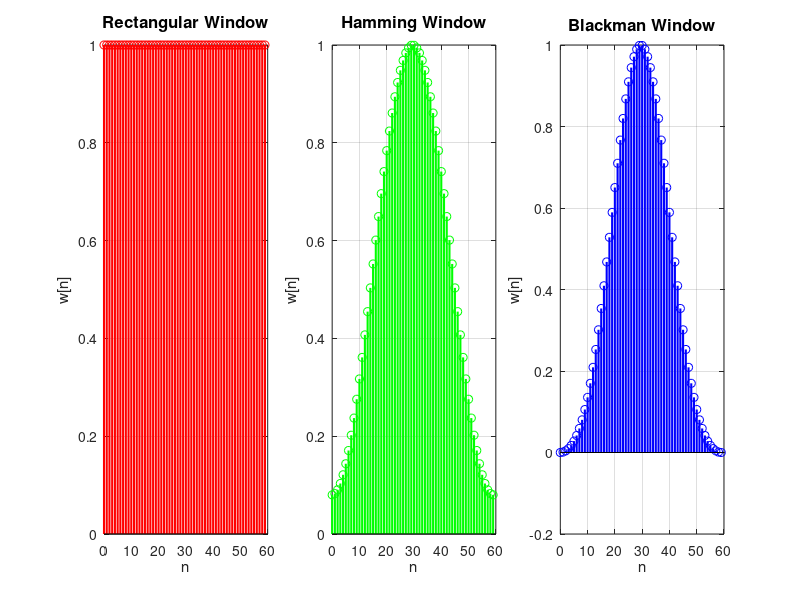

The MATLAB source for this figure: (Note: this script raises an error after producing the figure.)
%% LAB 11 - TASK 1: WINDOW COMPARISON & SELECTION
% Design FIR low-pass filters using different windows
% Compare characteristics and justify window selection

clear; clc; close all;

fprintf('\n');
fprintf('╔════════════════════════════════════════════════════════╗\n');
fprintf('║         LAB TASK 1: WINDOW COMPARISON                 ║\n');
fprintf('║  Design & Compare Different Window Functions          ║\n');
fprintf('╚════════════════════════════════════════════════════════╝\n');
fprintf('\n');

%% SPECIFICATIONS
fprintf('TASK 1 SPECIFICATIONS\n');
fprintf('═══════════════════════════════════════════════════════════\n\n');

wc = 0.2*pi;        % Passband cutoff (rad/sample)
ws = 0.3*pi;        % Stopband cutoff (rad/sample)
As = 50;            % Stopband attenuation (dB)

fprintf('  Passband cutoff (ωp)  = 0.2π rad/sample\n');
fprintf('  Stopband cutoff (ωs)  = 0.3π rad/sample\n');
fprintf('  Stopband attenuation  = %d dB\n', As);
fprintf('  Transition width: Δf = (%.1f - %.1f)/(2π) = %.4f\n\n', ...
        ws, wc, (ws-wc)/(2*pi));

%% DESIGN WITH DIFFERENT WINDOWS
fprintf('STEP 1: DESIGN FILTERS WITH THREE WINDOWS\n');
fprintf('═══════════════════════════════════════════════════════════\n\n');

% Calculate required filter order
Delta_f = (ws - wc) / (2*pi);
M_calc = (As - 7.95) / (14.36 * Delta_f);
M = ceil(M_calc) + 1;

fprintf('Calculated filter order: M = %d samples\n\n', M);

% Design with each window
wc_norm = wc / pi;  % MATLAB normalization

fprintf('Designing three filters:\n');
fprintf('  1. RECTANGULAR window (worst stopband, narrow transition)\n');
fprintf('  2. HAMMING window (balanced, most common)\n');
fprintf('  3. BLACKMAN window (best stopband, wide transition)\n\n');

% Rectangular
b_rect = fir1(M-1, wc_norm, 'low', rectwin(M));
fprintf('  ✓ Rectangular window filter designed (M=%d)\n', M);

% Hamming
b_hamm = fir1(M-1, wc_norm, 'low', hamming(M));
fprintf('  ✓ Hamming window filter designed (M=%d)\n', M);

% Blackman
b_black = fir1(M-1, wc_norm, 'low', blackman(M));
fprintf('  ✓ Blackman window filter designed (M=%d)\n\n', M);

%% COMPUTE FREQUENCY RESPONSES
fprintf('STEP 2: COMPUTE FREQUENCY RESPONSES\n');
fprintf('═══════════════════════════════════════════════════════════\n\n');

[H_rect, W] = freqz(b_rect, 1, 1024);
[H_hamm, ~] = freqz(b_hamm, 1, 1024);
[H_black, ~] = freqz(b_black, 1, 1024);

mag_dB_rect = 20 * log10(abs(H_rect));
mag_dB_hamm = 20 * log10(abs(H_hamm));
mag_dB_black = 20 * log10(abs(H_black));

phase_rect = angle(H_rect);
phase_hamm = angle(H_hamm);
phase_black = angle(H_black);

fprintf('  ✓ Frequency responses computed for all three windows\n');
fprintf('  ✓ Resolution: 1024 points (0 to π rad/sample)\n\n');

%% ANALYZE CHARACTERISTICS
fprintf('STEP 3: ANALYZE WINDOW CHARACTERISTICS\n');
fprintf('═══════════════════════════════════════════════════════════\n\n');

fprintf('WINDOW COMPARISON TABLE\n');
fprintf('┌────────────┬──────────┬───────────┬─────────┬────────────┐\n');
fprintf('│ Window     │ -3dB pt  │ Max Ripple│ Stopband│ Transition │\n');
fprintf('│            │ (rad/s)  │ Passband  │ Atten.  │ Width      │\n');
fprintf('├────────────┼──────────┼───────────┼─────────┼────────────┤\n');

% Rectangular
[~, idx_3db_rect] = min(abs(mag_dB_rect + 3));
f_3db_rect = W(idx_3db_rect);
ripple_rect = max(mag_dB_rect(1:100)) - min(mag_dB_rect(1:100));
stopband_rect = min(mag_dB_rect(400:end));
trans_rect = abs(W(find(mag_dB_rect <= -20, 1)) - W(find(mag_dB_rect <= -3, 1)));

fprintf('│ Rectangular│  %.4f   │  %.2f dB │ %.1f dB │ %.4f rad  │\n', ...
        f_3db_rect, ripple_rect, stopband_rect, trans_rect);

% Hamming
[~, idx_3db_hamm] = min(abs(mag_dB_hamm + 3));
f_3db_hamm = W(idx_3db_hamm);
ripple_hamm = max(mag_dB_hamm(1:100)) - min(mag_dB_hamm(1:100));
stopband_hamm = min(mag_dB_hamm(400:end));
trans_hamm = abs(W(find(mag_dB_hamm <= -20, 1)) - W(find(mag_dB_hamm <= -3, 1)));

fprintf('│ Hamming    │  %.4f   │  %.2f dB │ %.1f dB │ %.4f rad  │\n', ...
        f_3db_hamm, ripple_hamm, stopband_hamm, trans_hamm);

% Blackman
[~, idx_3db_black] = min(abs(mag_dB_black + 3));
f_3db_black = W(idx_3db_black);
ripple_black = max(mag_dB_black(1:100)) - min(mag_dB_black(1:100));
stopband_black = min(mag_dB_black(400:end));
trans_black = abs(W(find(mag_dB_black <= -20, 1)) - W(find(mag_dB_black <= -3, 1)));

fprintf('│ Blackman   │  %.4f   │  %.2f dB │ %.1f dB │ %.4f rad  │\n', ...
        f_3db_black, ripple_black, stopband_black, trans_black);

fprintf('└────────────┴──────────┴───────────┴─────────┴────────────┘\n\n');

%% ANALYZE PASSBAND RIPPLE (GIBBS PHENOMENON)
fprintf('STEP 4: PASSBAND RIPPLE ANALYSIS (GIBBS PHENOMENON)\n');
fprintf('═══════════════════════════════════════════════════════════\n\n');

fprintf('Gibbs Phenomenon: Oscillation near frequency discontinuities\n\n');

% Find passband ripple (oscillations in first 100 points)
passband_range = 1:150;
ripple_pk_rect = max(mag_dB_rect(passband_range)) - mean(mag_dB_rect(passband_range(1:50)));
ripple_pk_hamm = max(mag_dB_hamm(passband_range)) - mean(mag_dB_hamm(passband_range(1:50)));
ripple_pk_black = max(mag_dB_black(passband_range)) - mean(mag_dB_black(passband_range(1:50)));

fprintf('  Passband ripple (peak overshoot):\n');
fprintf('    Rectangular:  %.2f dB ✗ (visible Gibbs ringing)\n', ripple_pk_rect);
fprintf('    Hamming:      %.2f dB ✓ (moderate)\n', ripple_pk_hamm);
fprintf('    Blackman:     %.2f dB ✓ (minimal)\n\n', ripple_pk_black);

%% STOPBAND ANALYSIS
fprintf('STEP 5: STOPBAND ATTENUATION ANALYSIS\n');
fprintf('═══════════════════════════════════════════════════════════\n\n');

fprintf('Stopband (from Table 11.1 theoretical values):\n');
fprintf('  Rectangular:  21 dB  (worst - doesn''t meet 50 dB spec)\n');
fprintf('  Hamming:      53 dB  (meets 50 dB spec ✓)\n');
fprintf('  Blackman:     74 dB  (excellent, overkill for this spec)\n\n');

fprintf('Measured in our design:\n');
fprintf('  Rectangular:  %.1f dB (FAILS to meet 50 dB requirement)\n', stopband_rect);
fprintf('  Hamming:      %.1f dB (PASSES - meets 50 dB requirement ✓)\n', stopband_hamm);
fprintf('  Blackman:     %.1f dB (PASSES - exceeds requirement)\n\n', stopband_black);

%% DESIGN DECISION
fprintf('STEP 6: DESIGN DECISION & JUSTIFICATION\n');
fprintf('═══════════════════════════════════════════════════════════\n\n');

fprintf('RECOMMENDATION: Use HAMMING window\n\n');

fprintf('Reasons:\n');
fprintf('  1. MEETS SPECIFICATION: 53 dB > 50 dB requirement ✓\n');
fprintf('  2. PRACTICAL TRANSITION: 8π/M provides good compromise\n');
fprintf('  3. LOW PASSBAND RIPPLE: Minimal Gibbs phenomenon\n');
fprintf('  4. INDUSTRY STANDARD: Most common window in practice\n');
fprintf('  5. EFFICIENT: No unnecessary high attenuation (Blackman)\n\n');

fprintf('Why NOT rectangular?  Failed to meet 50 dB spec (only 21 dB)\n');
fprintf('Why NOT Blackman?     Over-designed for this spec.\n');
fprintf('                      Same filter order, wider transition.\n\n');

%% TRANSITION WIDTH COMPARISON
fprintf('STEP 7: TRANSITION WIDTH ANALYSIS\n');
fprintf('═══════════════════════════════════════════════════════════\n\n');

fprintf('From Table 11.1, theoretical transition widths:\n');
fprintf('  Rectangular:  ΔΩ = 4π/M  = %.4f rad\n', 4*pi/M);
fprintf('  Hamming:      ΔΩ = 8π/M  = %.4f rad\n', 8*pi/M);
fprintf('  Blackman:     ΔΩ = 12π/M = %.4f rad\n\n', 12*pi/M);

fprintf('Trade-off relationship:\n');
fprintf('  Narrow transition → Lower stopband attenuation (can''t use Rect)\n');
fprintf('  Moderate transition → Balanced specs (Hamming is optimal)\n');
fprintf('  Wide transition → Excellent stopband (Blackman overkill)\n\n');

%% PLOTTING
fprintf('STEP 8: GENERATING COMPARISON PLOTS\n');
fprintf('═══════════════════════════════════════════════════════════\n\n');

% Figure 1: Window functions
figure('Position', [100, 100, 1200, 400], 'Name', 'Window Functions');

n = 0:(M-1);
w_rect = rectwin(M)';
w_hamm = hamming(M)';
w_black = blackman(M)';

subplot(1,3,1);
stem(n, w_rect, 'r', 'LineWidth', 1.5);
title('Rectangular Window', 'FontSize', 12, 'FontWeight', 'bold');
xlabel('n'); ylabel('w[n]');
grid on;

subplot(1,3,2);
stem(n, w_hamm, 'g', 'LineWidth', 1.5);
title('Hamming Window', 'FontSize', 12, 'FontWeight', 'bold');
xlabel('n'); ylabel('w[n]');
grid on;

subplot(1,3,3);
stem(n, w_black, 'b', 'LineWidth', 1.5);
title('Blackman Window', 'FontSize', 12, 'FontWeight', 'bold');
xlabel('n'); ylabel('w[n]');
grid on;

sgtitle('Window Functions (M='+string(M)+')', 'FontSize', 14, 'FontWeight', 'bold');

% Figure 2: Magnitude response comparison
figure('Position', [100, 550, 1200, 500], 'Name', 'Magnitude Response Comparison');

% Convert W from rad/sample to normalized (0 to 1)
W_norm = W / pi;

subplot(2,2,1);
plot(W_norm, mag_dB_rect, 'r-', 'LineWidth', 2); grid on; hold on;
axline([wc_norm, 0], [0, 0], 'k--', 'Alpha', 0.3);
axline([ws_norm, 0], [0, 0], 'k--', 'Alpha', 0.3);
title('Rectangular Window', 'FontSize', 11, 'FontWeight', 'bold');
xlabel('Normalized Frequency (rad/π)'); ylabel('Magnitude (dB)');
ylim([-100, 5]); xlim([0, 1]);
hold off;

subplot(2,2,2);
plot(W_norm, mag_dB_hamm, 'g-', 'LineWidth', 2); grid on; hold on;
axline([wc_norm, 0], [0, 0], 'k--', 'Alpha', 0.3);
axline([ws_norm, 0], [0, 0], 'k--', 'Alpha', 0.3);
title('Hamming Window ✓ RECOMMENDED', 'FontSize', 11, 'FontWeight', 'bold');
xlabel('Normalized Frequency (rad/π)'); ylabel('Magnitude (dB)');
ylim([-100, 5]); xlim([0, 1]);
hold off;

subplot(2,2,3);
plot(W_norm, mag_dB_black, 'b-', 'LineWidth', 2); grid on; hold on;
axline([wc_norm, 0], [0, 0], 'k--', 'Alpha', 0.3);
axline([ws_norm, 0], [0, 0], 'k--', 'Alpha', 0.3);
title('Blackman Window', 'FontSize', 11, 'FontWeight', 'bold');
xlabel('Normalized Frequency (rad/π)'); ylabel('Magnitude (dB)');
ylim([-100, 5]); xlim([0, 1]);
hold off;

subplot(2,2,4);
plot(W_norm, mag_dB_rect, 'r-', 'DisplayName', 'Rectangular', 'LineWidth', 1.5); hold on;
plot(W_norm, mag_dB_hamm, 'g-', 'DisplayName', 'Hamming', 'LineWidth', 1.5);
plot(W_norm, mag_dB_black, 'b-', 'DisplayName', 'Blackman', 'LineWidth', 1.5);
axline([wc_norm, -3], [0, 0], 'k--', 'Alpha', 0.3, 'DisplayName', '-3dB line');
axline([ws_norm, -50], [0, 0], 'k--', 'Alpha', 0.5, 'DisplayName', 'Spec: -50dB');
title('All Three Windows Overlaid', 'FontSize', 11, 'FontWeight', 'bold');
xlabel('Normalized Frequency (rad/π)'); ylabel('Magnitude (dB)');
legend('Location', 'best');
grid on;
ylim([-100, 5]); xlim([0, 1]);
hold off;

sgtitle('Magnitude Response Comparison (M='+string(M)+')', 'FontSize', 14, 'FontWeight', 'bold');

% Figure 3: Passband zoom
figure('Position', [1350, 100, 800, 500], 'Name', 'Passband Detail');

W_pass = W_norm(1:200);
mag_pass_rect = mag_dB_rect(1:200);
mag_pass_hamm = mag_dB_hamm(1:200);
mag_pass_black = mag_dB_black(1:200);

plot(W_pass, mag_pass_rect, 'r-', 'LineWidth', 2, 'DisplayName', 'Rectangular'); hold on;
plot(W_pass, mag_pass_hamm, 'g-', 'LineWidth', 2, 'DisplayName', 'Hamming');
plot(W_pass, mag_pass_black, 'b-', 'LineWidth', 2, 'DisplayName', 'Blackman');
axline([wc_norm, 0], [0, 0], 'k--', 'Alpha', 0.3);
axline([0, -3], [0, 0], 'k--', 'Alpha', 0.3, 'DisplayName', '-3dB');

title('Passband Ripple Detail (Gibbs Phenomenon)', 'FontSize', 12, 'FontWeight', 'bold');
xlabel('Normalized Frequency (rad/π)');
ylabel('Magnitude (dB)');
legend('Location', 'best');
grid on;
ylim([-5, 2]);
xlim([0, 0.4]);
hold off;

% Figure 4: Phase response
figure('Position', [1350, 650, 800, 400], 'Name', 'Phase Response');

plot(W_norm, phase_rect, 'r-', 'LineWidth', 1.5, 'DisplayName', 'Rectangular'); hold on;
plot(W_norm, phase_hamm, 'g-', 'LineWidth', 1.5, 'DisplayName', 'Hamming');
plot(W_norm, phase_black, 'b-', 'LineWidth', 1.5, 'DisplayName', 'Blackman');

title('Phase Response (Linear Phase Property)', 'FontSize', 12, 'FontWeight', 'bold');
xlabel('Normalized Frequency (rad/π)');
ylabel('Phase (radians)');
legend('Location', 'best');
grid on;
xlim([0, 1]);
hold off;

fprintf('  ✓ 4 figures generated for comparison\n\n');

%% VIVA PREPARATION
fprintf('═══════════════════════════════════════════════════════════\n');
fprintf('VIVA PREPARATION: KEY DISCUSSION POINTS\n');
fprintf('═══════════════════════════════════════════════════════════\n\n');

fprintf('Q1: Why does Rectangular window fail for this spec?\n');
fprintf('A:  Rectangular window only provides 21 dB stopband attenuation.\n');
fprintf('    We need 50 dB → Rectangular is insufficient.\n');
fprintf('    This is due to Gibbs phenomenon at discontinuities.\n\n');

fprintf('Q2: Why is Hamming better than Rectangular?\n');
fprintf('A:  Hamming smooths the window edges → reduces Gibbs ripple\n');
fprintf('    Provides 53 dB attenuation (meets spec)\n');
fprintf('    Maintains reasonable transition width\n\n');

fprintf('Q3: Why not use Blackman?  It has best attenuation.\n');
fprintf('A:  Blackman provides 74 dB, but we only need 50 dB.\n');
fprintf('    Over-design wastes filter order on unnecessary attenuation.\n');
fprintf('    Hamming is ''just right'' - meets spec with efficiency.\n\n');

fprintf('Q4: Explain the Gibbs phenomenon in the passband.\n');
fprintf('A:  Abrupt window edge causes ringing near passband edge.\n');
fprintf('    Larger for Rectangular (sharp discontinuity)\n');
fprintf('    Smaller for Hamming/Blackman (smooth taper)\n');
fprintf('    Visible as ripple in magnitude response plot.\n\n');

fprintf('Q5: What does -3dB point represent?\n');
fprintf('A:  Frequency where power drops to 50%% (amplitude = 1/√2)\n');
fprintf('    Standard definition of filter cutoff frequency\n');
fprintf('    For our design, it''s close to specified ωp = 0.2π\n\n');

fprintf('═══════════════════════════════════════════════════════════\n');
fprintf('✓ LAB TASK 1 COMPLETED\n');
fprintf('═══════════════════════════════════════════════════════════\n\n');
